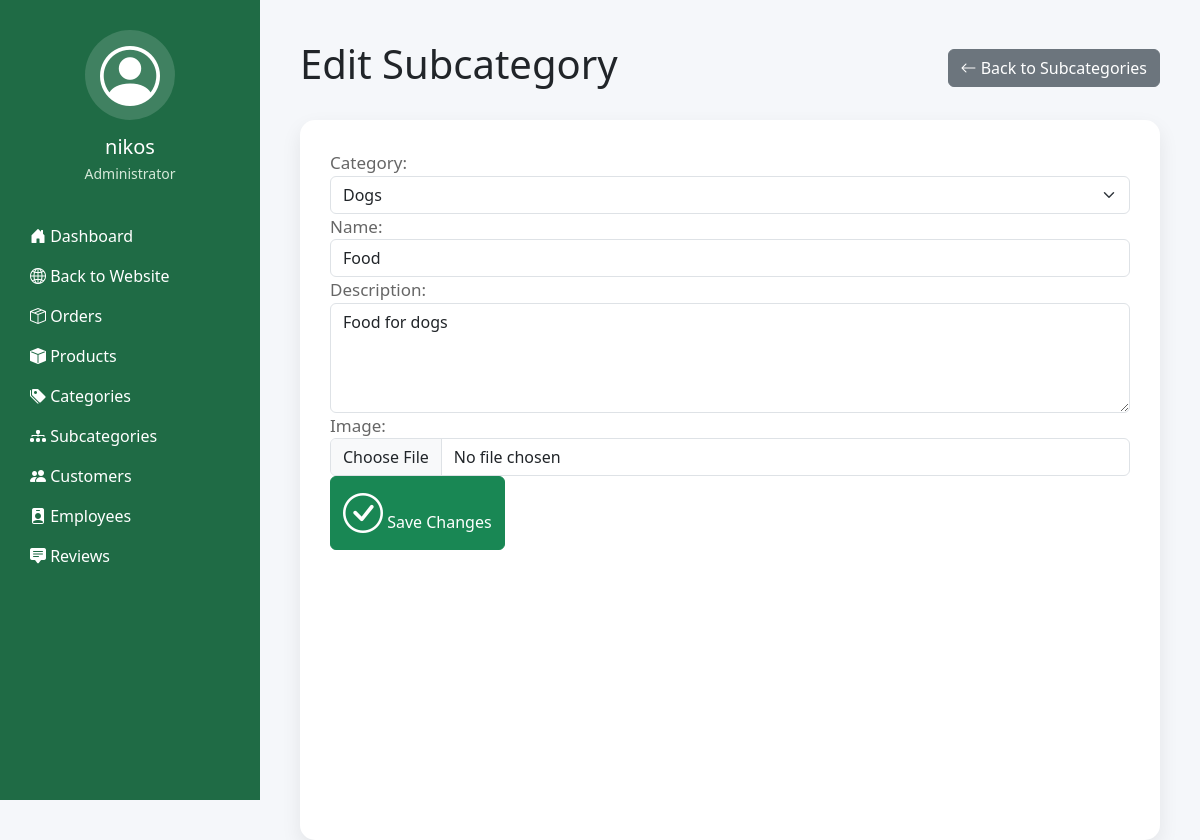
/dashboard/manage-subcategories/edit/1/ (signed in), run on the app's committed database.
### accounts/models.py (models this page shows, shortened)
class UserProfile(models.Model):
    ROLE_CHOICES = [
        ('Customer', 'Customer'),
        ('Employee', 'Employee'),
        ('Administrator', 'Administrator'),
    ] #ROLE_CHOICES is a Django feature that creates a list of choices for the role field, making it easier to manage user roles in the admin interface
    user = models.OneToOneField(User, on_delete=models.CASCADE, related_name='profile') #OneToOneField creates a relationship where each user can have only one profile
    role = models.CharField(max_length=20, choices=ROLE_CHOICES, default='Customer')
    phone_number = models.CharField(max_length=20, blank=True)
    address = models.TextField(blank=True)
    profile_picture = models.ImageField(upload_to='profiles/', blank=True, null=True)
    date_created = models.DateTimeField(auto_now_add=True)
    class Meta:
        ordering = ['user'] #Profiles will automatically appear in alphabetical order by username in the admin interface
        verbose_name_plural = 'User Profiles'

### products/models.py (models this page shows, shortened)
class SubCategory(models.Model):
    category = models.ForeignKey(Category, on_delete=models.CASCADE, related_name='subcategories')
    name = models.CharField(max_length=100)
    description = models.TextField(blank=True)
    image = models.ImageField(upload_to='categories/', blank=True, null=True)
    class Meta:
        verbose_name_plural = 'SubCategories'

class Category(models.Model):
    name = models.CharField(max_length=100)
    description = models.TextField(blank=True) #blank=True allows the field to be optional
    image = models.ImageField(upload_to='categories/', blank=True, null=True)
    class Meta:
        verbose_name_plural = 'Categories' #This changes the plural name of the model in the admin interface
    def __str__(self):
        return self.name

### dashboard/views.py (the view)
# urls.py: path('manage-subcategories/edit/<int:subcategory_id>/', views.edit_subcategory, name='edit_subcategory'),
@login_required
def edit_subcategory(request, subcategory_id):
    if request.user.profile.role not in ['Employee', 'Administrator']:
        return redirect('dashboard')
    subcategory = get_object_or_404(SubCategory, id=subcategory_id)
    if request.method == 'POST':
        form = SubCategoryForm(request.POST, request.FILES, instance=subcategory)
        if form.is_valid():
            form.save()
            messages.success(request, 'Subcategory updated successfully!')
            return redirect('manage_subcategories')
    else:
        form = SubCategoryForm(instance=subcategory)
    return render(request, 'dashboard/edit_subcategory.html',
        {
            'form': form,
            'subcategory': subcategory,
        }
    )

### products/forms.py
class SubCategoryForm(forms.ModelForm):
    class Meta:
        model = SubCategory
        fields = '__all__'
        widgets = {
            'category': forms.Select(
                attrs={'class': 'form-select'}
            ),
            'name': forms.TextInput(
                attrs={'class': 'form-control'}
            ),
            'description': forms.Textarea(
                attrs={
                    'class': 'form-control',
                    'rows': 4,
                }
            ),
            'image': forms.ClearableFileInput(
                attrs={'class': 'form-control'}
            ),
        }

### final/context_processors.py (called while the page is built)
def cart_count(request):
    if request.user.is_authenticated:
        try:
            cart = Cart.objects.get(user=request.user)
            count = sum(item.quantity for item in cart.items.all())
        except Cart.DoesNotExist:
            count = 0
    else:
        count = 0
    return {'cart_count': count}

### templates/dashboard/edit_subcategory.html (shortened to what this page needs)
{% extends "dashboard/base_dashboard.html" %}
{% block dashboard_content %}
<div class="d-flex justify-content-between align-items-center mb-4">
    <h1>Edit Subcategory</h1>
    <a href="{% url 'manage_subcategories' %}" class="btn btn-secondary">
        <i class="bi bi-arrow-left"></i>
        Back to Subcategories
    </a>
</div>
<div class="dashboard-card">
    <form method="POST" enctype="multipart/form-data">
        {{ form.as_p }}
        <button type="submit" class="btn btn-success">
            <i class="bi bi-check-circle"></i>
            Save Changes
        </button>
    </form>
</div>
{% endblock %}

### templates/dashboard/base_dashboard.html (shortened to what this page needs)
{% load static %}
<!DOCTYPE html>
<html lang="en">
<head>
    <link href="https://cdn.jsdelivr.net/npm/bootstrap@5.3.7/dist/css/bootstrap.min.css" rel="stylesheet">
    <link href="{% static 'css/dashboard.css' %}" rel="stylesheet">
    <link href="https://cdn.jsdelivr.net/npm/bootstrap-icons@1.13.1/font/bootstrap-icons.min.css" rel="stylesheet">
</head>
<body>
    <div class="dashboard-wrapper">
        <aside class="sidebar">
            <div class="profile-section">
                <div class="profile-avatar">
                    {% if request.user.profile.profile_picture %}
                        <img src="{{ request.user.profile.profile_picture.url }}" alt="Profile Picture">
                    {% else %}
                        <i class="bi bi-person-circle"></i>
                    {% endif %}
                </div>
                <h5>{{ request.user.first_name|default:request.user.username }}</h5>
                <p>{{ request.user.profile.role }}</p>
            </div>
            <nav>
                <ul class="list-unstyled">
                    <li class="mb-3">
                        <a href="{% url 'dashboard' %}" class="text-white text-decoration-none">
                            <i class="bi bi-house-door-fill"></i>
                            Dashboard
                        </a>
                        <li class="mb-3">
                            <a href="{% url 'home' %}" class="text-white text-decoration-none">
                                <i class="bi bi-globe2"></i>
                                Back to Website
                            </a>
                        </li>
                    </li>
                    {% if request.user.profile.role == "Customer" %}
                        <li class="mb-3">
                            <a href="{% url 'my_orders' %}" class="text-white text-decoration-none">
                                <i class="bi bi-bag-check-fill"></i>
                                My Orders
                            </a>
                        </li>
                        <li class="mb-3">
                            <a href="{% url 'my_reviews' %}" class="text-white text-decoration-none">
                                <i class="bi bi-star-fill"></i>
                                My Reviews
                            </a>
                        </li>
                        <li class="mb-3">
                            <a href="{% url 'my_profile' %}" class="text-white text-decoration-none">
                                <i class="bi bi-person-fill"></i>
                                My Profile
                            </a>
                        </li>
                    {% elif request.user.profile.role == "Administrator" %}
                        <li class="mb-3">
                            <a href="{% url 'manage_orders' %}" class="text-white text-decoration-none">
                                <i class="bi bi-box-seam"></i>
                                Orders
                            </a>
                        </li>
                        <li class="mb-3">
                            <a href="{% url 'manage_products' %}" class="text-white text-decoration-none">
                                <i class="bi bi-box-fill"></i>
                                Products
                            </a>
                        </li>
                        <li class="mb-3">
                            <a href="{% url 'manage_categories' %}" class="text-white text-decoration-none">
                                <i class="bi bi-tags-fill"></i>
                                Categories
                            </a>
                        </li>
                        <li class="mb-3">
                            <a href="{% url 'manage_subcategories' %}" class="text-white text-decoration-none">
                                <i class="bi bi-diagram-3-fill"></i>
                                Subcategories
                            </a>
                        </li>
                        <li class="mb-3">
                            <a href="{% url 'manage_customers' %}" class="text-white text-decoration-none">
                                <i class="bi bi-people-fill"></i>
                                Customers
                            </a>
                        </li>
                        <li class="mb-3">
                            <a href="{% url 'manage_employees' %}" class="text-white text-decoration-none">
                                <i class="bi bi-person-badge-fill"></i>
                                Employees
                            </a>
                        </li>
                        <li class="mb-3">
                            <a href="{% url 'manage_reviews' %}" class="text-white text-decoration-none">
                                <i class="bi bi-chat-square-text-fill"></i>
                                Reviews
                            </a>
                        </li>
                     {% endif %}
                </ul>
            </nav>
        </aside>
        <main class="dashboard-content">
            {% block dashboard_content %}
            {% endblock %}
        </main>
    </div>
</body>
</html>

### static/css/dashboard.css (style rules this page uses)
body { margin: 0; background: #f5f7fa; }
.dashboard-wrapper { display: flex; min-height: 100vh; }
.sidebar { width: 260px; background: #1f6b45; color: white; padding: 30px; }
.dashboard-content { flex: 1; padding: 40px; }
.profile-section { text-align: center; margin-bottom: 40px; }
.profile-avatar { width: 90px; height: 90px; margin: auto; margin-bottom: 15px; border-radius: 50%; overflow: hidden; background: rgba(255,255,255,.15); display: flex; align-items: center; justify-content: center; }
.profile-avatar i { font-size: 60px; }
.profile-section h5 { margin-bottom: 4px; }
.profile-section p { color: #d6e9d9; font-size: 14px; }
.dashboard-card { background: #ffffff; border-radius: 15px; padding: 30px; box-shadow: 0 8px 20px rgba(0,0,0,.08); transition: 0.3s; height: 100%; }
.dashboard-card i { font-size: 40px; color: var(--primary-color); margin-bottom: 20px; }
.dashboard-card p { font-size: 17px; margin: 0; color: #666; }

### data on the page
SubCategory: category "Dogs", description "Food for dogs"
Category: name "Food"

### other printed values
{{ request.user.first_name|default:request.user.username }} "nikos"
{{ request.user.profile.role }} "Administrator"
